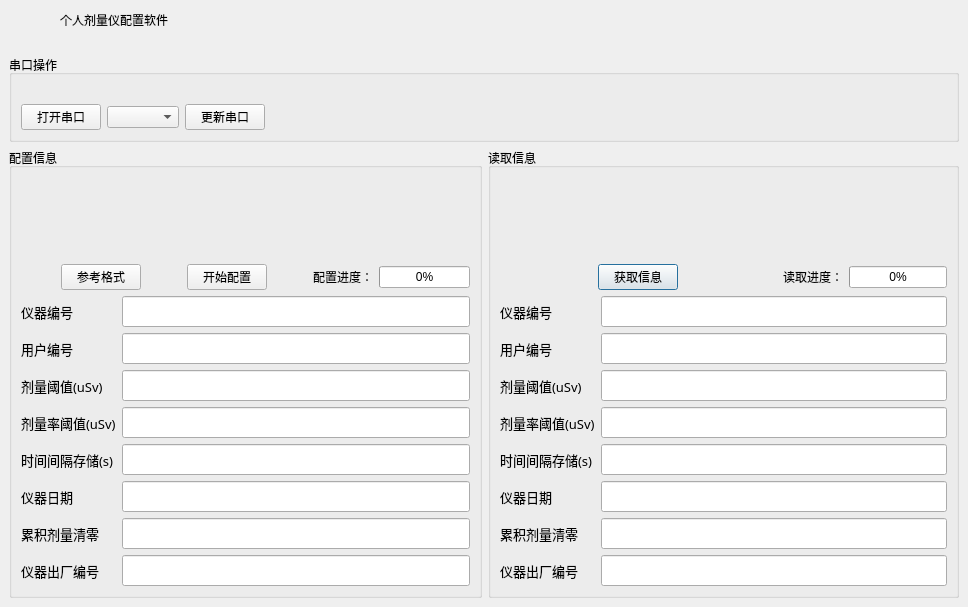
<?xml version="1.0" encoding="UTF-8"?>
<ui version="4.0">
 <class>Dialog</class>
 <widget class="QDialog" name="Dialog">
  <property name="geometry">
   <rect>
    <x>0</x>
    <y>0</y>
    <width>968</width>
    <height>607</height>
   </rect>
  </property>
  <property name="windowTitle">
   <string>Dialog</string>
  </property>
  <layout class="QVBoxLayout" name="verticalLayout">
   <property name="leftMargin">
    <number>0</number>
   </property>
   <property name="topMargin">
    <number>0</number>
   </property>
   <property name="rightMargin">
    <number>0</number>
   </property>
   <property name="bottomMargin">
    <number>0</number>
   </property>
   <item>
    <widget class="QWidget" name="widget_title" native="true">
     <property name="enabled">
      <bool>true</bool>
     </property>
     <property name="sizePolicy">
      <sizepolicy hsizetype="Preferred" vsizetype="Fixed">
       <horstretch>0</horstretch>
       <verstretch>0</verstretch>
      </sizepolicy>
     </property>
     <property name="minimumSize">
      <size>
       <width>100</width>
       <height>33</height>
      </size>
     </property>
     <layout class="QHBoxLayout" name="horizontalLayout_3">
      <property name="spacing">
       <number>0</number>
      </property>
      <property name="leftMargin">
       <number>0</number>
      </property>
      <property name="topMargin">
       <number>0</number>
      </property>
      <property name="rightMargin">
       <number>0</number>
      </property>
      <property name="bottomMargin">
       <number>0</number>
      </property>
      <item>
       <widget class="QLabel" name="lab_Ico">
        <property name="sizePolicy">
         <sizepolicy hsizetype="Minimum" vsizetype="Preferred">
          <horstretch>0</horstretch>
          <verstretch>0</verstretch>
         </sizepolicy>
        </property>
        <property name="minimumSize">
         <size>
          <width>40</width>
          <height>40</height>
         </size>
        </property>
        <property name="text">
         <string/>
        </property>
        <property name="alignment">
         <set>Qt::AlignCenter</set>
        </property>
       </widget>
      </item>
      <item>
       <spacer name="horizontalSpacer_4">
        <property name="orientation">
         <enum>Qt::Horizontal</enum>
        </property>
        <property name="sizeType">
         <enum>QSizePolicy::Minimum</enum>
        </property>
        <property name="sizeHint" stdset="0">
         <size>
          <width>20</width>
          <height>20</height>
         </size>
        </property>
       </spacer>
      </item>
      <item>
       <widget class="QLabel" name="lab_Title">
        <property name="sizePolicy">
         <sizepolicy hsizetype="Expanding" vsizetype="Preferred">
          <horstretch>0</horstretch>
          <verstretch>0</verstretch>
         </sizepolicy>
        </property>
        <property name="styleSheet">
         <string notr="true">font: 10pt &quot;微软雅黑&quot;;</string>
        </property>
        <property name="text">
         <string>个人剂量仪配置软件</string>
        </property>
        <property name="alignment">
         <set>Qt::AlignLeading|Qt::AlignLeft|Qt::AlignVCenter</set>
        </property>
       </widget>
      </item>
      <item>
       <widget class="QPushButton" name="btnMenu_Min">
        <property name="sizePolicy">
         <sizepolicy hsizetype="Minimum" vsizetype="Expanding">
          <horstretch>0</horstretch>
          <verstretch>0</verstretch>
         </sizepolicy>
        </property>
        <property name="minimumSize">
         <size>
          <width>40</width>
          <height>40</height>
         </size>
        </property>
        <property name="cursor">
         <cursorShape>ArrowCursor</cursorShape>
        </property>
        <property name="focusPolicy">
         <enum>Qt::NoFocus</enum>
        </property>
        <property name="toolTip">
         <string>最小化</string>
        </property>
        <property name="text">
         <string/>
        </property>
        <property name="flat">
         <bool>true</bool>
        </property>
       </widget>
      </item>
      <item>
       <widget class="QPushButton" name="btnMenu_Max">
        <property name="sizePolicy">
         <sizepolicy hsizetype="Minimum" vsizetype="Expanding">
          <horstretch>0</horstretch>
          <verstretch>0</verstretch>
         </sizepolicy>
        </property>
        <property name="minimumSize">
         <size>
          <width>40</width>
          <height>40</height>
         </size>
        </property>
        <property name="cursor">
         <cursorShape>ArrowCursor</cursorShape>
        </property>
        <property name="focusPolicy">
         <enum>Qt::NoFocus</enum>
        </property>
        <property name="toolTip">
         <string>最大化</string>
        </property>
        <property name="text">
         <string/>
        </property>
        <property name="flat">
         <bool>true</bool>
        </property>
       </widget>
      </item>
      <item>
       <widget class="QPushButton" name="btnMenu_Close">
        <property name="sizePolicy">
         <sizepolicy hsizetype="Minimum" vsizetype="Expanding">
          <horstretch>0</horstretch>
          <verstretch>0</verstretch>
         </sizepolicy>
        </property>
        <property name="minimumSize">
         <size>
          <width>40</width>
          <height>40</height>
         </size>
        </property>
        <property name="cursor">
         <cursorShape>ArrowCursor</cursorShape>
        </property>
        <property name="focusPolicy">
         <enum>Qt::NoFocus</enum>
        </property>
        <property name="toolTip">
         <string>关闭</string>
        </property>
        <property name="text">
         <string/>
        </property>
        <property name="flat">
         <bool>true</bool>
        </property>
       </widget>
      </item>
     </layout>
    </widget>
   </item>
   <item>
    <layout class="QGridLayout" name="gridLayout_2">
     <property name="leftMargin">
      <number>9</number>
     </property>
     <property name="topMargin">
      <number>9</number>
     </property>
     <property name="rightMargin">
      <number>9</number>
     </property>
     <property name="bottomMargin">
      <number>9</number>
     </property>
     <item row="1" column="1">
      <widget class="QGroupBox" name="groupBox_9">
       <property name="title">
        <string>读取信息</string>
       </property>
       <layout class="QFormLayout" name="formLayout">
        <property name="fieldGrowthPolicy">
         <enum>QFormLayout::AllNonFixedFieldsGrow</enum>
        </property>
        <item row="0" column="0">
         <spacer name="verticalSpacer_2">
          <property name="orientation">
           <enum>Qt::Vertical</enum>
          </property>
          <property name="sizeHint" stdset="0">
           <size>
            <width>20</width>
            <height>20</height>
           </size>
          </property>
         </spacer>
        </item>
        <item row="1" column="0" colspan="2">
         <layout class="QHBoxLayout" name="horizontalLayout_9">
          <item>
           <spacer name="horizontalSpacer_5">
            <property name="orientation">
             <enum>Qt::Horizontal</enum>
            </property>
            <property name="sizeHint" stdset="0">
             <size>
              <width>40</width>
              <height>20</height>
             </size>
            </property>
           </spacer>
          </item>
          <item>
           <widget class="QPushButton" name="pushButton_InfReadInformation">
            <property name="text">
             <string>获取信息</string>
            </property>
           </widget>
          </item>
          <item>
           <spacer name="horizontalSpacer_6">
            <property name="orientation">
             <enum>Qt::Horizontal</enum>
            </property>
            <property name="sizeHint" stdset="0">
             <size>
              <width>40</width>
              <height>20</height>
             </size>
            </property>
           </spacer>
          </item>
          <item>
           <widget class="QLabel" name="label_10">
            <property name="text">
             <string>读取进度：</string>
            </property>
           </widget>
          </item>
          <item>
           <widget class="QProgressBar" name="progressBarInfRead">
            <property name="value">
             <number>0</number>
            </property>
           </widget>
          </item>
         </layout>
        </item>
        <item row="2" column="0">
         <widget class="QLabel" name="label_27">
          <property name="minimumSize">
           <size>
            <width>0</width>
            <height>0</height>
           </size>
          </property>
          <property name="font">
           <font>
            <family>Sans</family>
            <pointsize>10</pointsize>
            <weight>50</weight>
            <bold>false</bold>
           </font>
          </property>
          <property name="text">
           <string>仪器编号</string>
          </property>
         </widget>
        </item>
        <item row="2" column="1">
         <widget class="QLineEdit" name="lineEdit_21">
          <property name="minimumSize">
           <size>
            <width>0</width>
            <height>0</height>
           </size>
          </property>
          <property name="font">
           <font>
            <family>Arial</family>
            <pointsize>14</pointsize>
            <weight>50</weight>
            <bold>false</bold>
           </font>
          </property>
         </widget>
        </item>
        <item row="3" column="0">
         <widget class="QLabel" name="label_3">
          <property name="font">
           <font>
            <family>Sans</family>
            <pointsize>10</pointsize>
            <weight>50</weight>
            <bold>false</bold>
           </font>
          </property>
          <property name="text">
           <string>用户编号</string>
          </property>
         </widget>
        </item>
        <item row="3" column="1">
         <widget class="QLineEdit" name="lineEdit_22">
          <property name="minimumSize">
           <size>
            <width>0</width>
            <height>0</height>
           </size>
          </property>
          <property name="font">
           <font>
            <family>Arial</family>
            <pointsize>14</pointsize>
            <weight>50</weight>
            <bold>false</bold>
           </font>
          </property>
         </widget>
        </item>
        <item row="4" column="0">
         <widget class="QLabel" name="label_26">
          <property name="minimumSize">
           <size>
            <width>0</width>
            <height>0</height>
           </size>
          </property>
          <property name="font">
           <font>
            <family>Sans</family>
            <pointsize>10</pointsize>
            <weight>50</weight>
            <bold>false</bold>
           </font>
          </property>
          <property name="text">
           <string>剂量阈值(uSv)</string>
          </property>
         </widget>
        </item>
        <item row="4" column="1">
         <widget class="QLineEdit" name="lineEdit_23">
          <property name="minimumSize">
           <size>
            <width>0</width>
            <height>0</height>
           </size>
          </property>
          <property name="font">
           <font>
            <family>Arial</family>
            <pointsize>14</pointsize>
           </font>
          </property>
         </widget>
        </item>
        <item row="5" column="0">
         <widget class="QLabel" name="label_25">
          <property name="minimumSize">
           <size>
            <width>0</width>
            <height>0</height>
           </size>
          </property>
          <property name="font">
           <font>
            <family>Sans</family>
            <pointsize>10</pointsize>
            <weight>50</weight>
            <bold>false</bold>
           </font>
          </property>
          <property name="text">
           <string>剂量率阈值(uSv)</string>
          </property>
         </widget>
        </item>
        <item row="5" column="1">
         <widget class="QLineEdit" name="lineEdit_24">
          <property name="minimumSize">
           <size>
            <width>0</width>
            <height>0</height>
           </size>
          </property>
          <property name="font">
           <font>
            <family>Arial</family>
            <pointsize>14</pointsize>
            <weight>50</weight>
            <bold>false</bold>
           </font>
          </property>
         </widget>
        </item>
        <item row="6" column="0">
         <widget class="QLabel" name="label_24">
          <property name="minimumSize">
           <size>
            <width>0</width>
            <height>0</height>
           </size>
          </property>
          <property name="font">
           <font>
            <family>Sans</family>
            <pointsize>10</pointsize>
            <weight>50</weight>
            <bold>false</bold>
           </font>
          </property>
          <property name="text">
           <string>时间间隔存储(s)</string>
          </property>
         </widget>
        </item>
        <item row="6" column="1">
         <widget class="QLineEdit" name="lineEdit_25">
          <property name="minimumSize">
           <size>
            <width>0</width>
            <height>0</height>
           </size>
          </property>
          <property name="font">
           <font>
            <family>Arial</family>
            <pointsize>14</pointsize>
            <weight>50</weight>
            <bold>false</bold>
           </font>
          </property>
         </widget>
        </item>
        <item row="7" column="0">
         <widget class="QLabel" name="label_28">
          <property name="minimumSize">
           <size>
            <width>0</width>
            <height>0</height>
           </size>
          </property>
          <property name="font">
           <font>
            <family>Sans</family>
            <pointsize>10</pointsize>
            <weight>50</weight>
            <bold>false</bold>
           </font>
          </property>
          <property name="text">
           <string>仪器日期</string>
          </property>
         </widget>
        </item>
        <item row="7" column="1">
         <widget class="QLineEdit" name="lineEdit_26">
          <property name="minimumSize">
           <size>
            <width>0</width>
            <height>0</height>
           </size>
          </property>
          <property name="font">
           <font>
            <family>Arial</family>
            <pointsize>14</pointsize>
            <weight>50</weight>
            <bold>false</bold>
           </font>
          </property>
         </widget>
        </item>
        <item row="8" column="0">
         <widget class="QLabel" name="label_20">
          <property name="minimumSize">
           <size>
            <width>0</width>
            <height>0</height>
           </size>
          </property>
          <property name="font">
           <font>
            <family>Sans</family>
            <pointsize>10</pointsize>
            <weight>50</weight>
            <bold>false</bold>
           </font>
          </property>
          <property name="text">
           <string>累积剂量清零</string>
          </property>
         </widget>
        </item>
        <item row="8" column="1">
         <widget class="QLineEdit" name="lineEdit_29">
          <property name="minimumSize">
           <size>
            <width>0</width>
            <height>0</height>
           </size>
          </property>
          <property name="font">
           <font>
            <family>Arial</family>
            <pointsize>14</pointsize>
            <weight>50</weight>
            <bold>false</bold>
           </font>
          </property>
         </widget>
        </item>
        <item row="9" column="0">
         <widget class="QLabel" name="label_21">
          <property name="minimumSize">
           <size>
            <width>0</width>
            <height>0</height>
           </size>
          </property>
          <property name="font">
           <font>
            <family>Sans</family>
            <pointsize>10</pointsize>
            <weight>50</weight>
            <bold>false</bold>
           </font>
          </property>
          <property name="text">
           <string>仪器出厂编号</string>
          </property>
         </widget>
        </item>
        <item row="9" column="1">
         <widget class="QLineEdit" name="lineEdit_30">
          <property name="minimumSize">
           <size>
            <width>0</width>
            <height>0</height>
           </size>
          </property>
          <property name="font">
           <font>
            <family>Arial</family>
            <pointsize>14</pointsize>
            <weight>50</weight>
            <bold>false</bold>
           </font>
          </property>
         </widget>
        </item>
       </layout>
      </widget>
     </item>
     <item row="0" column="0" colspan="2">
      <widget class="QGroupBox" name="groupBox">
       <property name="title">
        <string>串口操作</string>
       </property>
       <layout class="QGridLayout" name="gridLayout">
        <item row="1" column="1">
         <spacer name="horizontalSpacer">
          <property name="orientation">
           <enum>Qt::Horizontal</enum>
          </property>
          <property name="sizeHint" stdset="0">
           <size>
            <width>40</width>
            <height>20</height>
           </size>
          </property>
         </spacer>
        </item>
        <item row="1" column="0">
         <layout class="QHBoxLayout" name="horizontalLayout_2">
          <item>
           <widget class="QPushButton" name="pushButton_OpenSerial">
            <property name="enabled">
             <bool>true</bool>
            </property>
            <property name="text">
             <string>打开串口</string>
            </property>
           </widget>
          </item>
          <item>
           <widget class="QComboBox" name="comboBox_ComNum"/>
          </item>
          <item>
           <widget class="QPushButton" name="pushButton_UpdateSerialShow">
            <property name="text">
             <string>更新串口</string>
            </property>
           </widget>
          </item>
         </layout>
        </item>
        <item row="0" column="0">
         <spacer name="verticalSpacer_3">
          <property name="orientation">
           <enum>Qt::Vertical</enum>
          </property>
          <property name="sizeType">
           <enum>QSizePolicy::Maximum</enum>
          </property>
          <property name="sizeHint" stdset="0">
           <size>
            <width>20</width>
            <height>20</height>
           </size>
          </property>
         </spacer>
        </item>
       </layout>
      </widget>
     </item>
     <item row="1" column="0">
      <widget class="QGroupBox" name="groupBox_7">
       <property name="title">
        <string>配置信息</string>
       </property>
       <layout class="QFormLayout" name="formLayout_2">
        <property name="fieldGrowthPolicy">
         <enum>QFormLayout::AllNonFixedFieldsGrow</enum>
        </property>
        <item row="0" column="0">
         <spacer name="verticalSpacer">
          <property name="orientation">
           <enum>Qt::Vertical</enum>
          </property>
          <property name="sizeHint" stdset="0">
           <size>
            <width>20</width>
            <height>20</height>
           </size>
          </property>
         </spacer>
        </item>
        <item row="1" column="0" colspan="2">
         <layout class="QHBoxLayout" name="horizontalLayout_8">
          <item>
           <spacer name="horizontalSpacer_2">
            <property name="orientation">
             <enum>Qt::Horizontal</enum>
            </property>
            <property name="sizeHint" stdset="0">
             <size>
              <width>40</width>
              <height>20</height>
             </size>
            </property>
           </spacer>
          </item>
          <item>
           <widget class="QPushButton" name="pushButton_Style">
            <property name="text">
             <string>参考格式</string>
            </property>
           </widget>
          </item>
          <item>
           <spacer name="horizontalSpacer_3">
            <property name="orientation">
             <enum>Qt::Horizontal</enum>
            </property>
            <property name="sizeHint" stdset="0">
             <size>
              <width>40</width>
              <height>20</height>
             </size>
            </property>
           </spacer>
          </item>
          <item>
           <widget class="QPushButton" name="pushButton_InfWriteInformation">
            <property name="text">
             <string>开始配置</string>
            </property>
           </widget>
          </item>
          <item>
           <spacer name="horizontalSpacer_7">
            <property name="orientation">
             <enum>Qt::Horizontal</enum>
            </property>
            <property name="sizeHint" stdset="0">
             <size>
              <width>40</width>
              <height>20</height>
             </size>
            </property>
           </spacer>
          </item>
          <item>
           <widget class="QLabel" name="label_9">
            <property name="text">
             <string>配置进度：</string>
            </property>
           </widget>
          </item>
          <item>
           <widget class="QProgressBar" name="progressBarInfWrite">
            <property name="value">
             <number>0</number>
            </property>
           </widget>
          </item>
         </layout>
        </item>
        <item row="2" column="0">
         <widget class="QLabel" name="label_16">
          <property name="minimumSize">
           <size>
            <width>0</width>
            <height>0</height>
           </size>
          </property>
          <property name="font">
           <font>
            <family>Sans</family>
            <pointsize>10</pointsize>
            <weight>50</weight>
            <bold>false</bold>
           </font>
          </property>
          <property name="text">
           <string>仪器编号</string>
          </property>
         </widget>
        </item>
        <item row="2" column="1">
         <widget class="QLineEdit" name="lineEdit_9">
          <property name="minimumSize">
           <size>
            <width>0</width>
            <height>0</height>
           </size>
          </property>
          <property name="font">
           <font>
            <family>Arial</family>
            <pointsize>14</pointsize>
           </font>
          </property>
         </widget>
        </item>
        <item row="3" column="0">
         <widget class="QLabel" name="label_2">
          <property name="font">
           <font>
            <family>Sans</family>
            <pointsize>10</pointsize>
            <weight>50</weight>
            <bold>false</bold>
           </font>
          </property>
          <property name="text">
           <string>用户编号</string>
          </property>
         </widget>
        </item>
        <item row="3" column="1">
         <widget class="QLineEdit" name="lineEdit_10">
          <property name="minimumSize">
           <size>
            <width>0</width>
            <height>0</height>
           </size>
          </property>
          <property name="font">
           <font>
            <family>Arial</family>
            <pointsize>14</pointsize>
            <weight>50</weight>
            <bold>false</bold>
           </font>
          </property>
         </widget>
        </item>
        <item row="4" column="0">
         <widget class="QLabel" name="label_19">
          <property name="minimumSize">
           <size>
            <width>0</width>
            <height>0</height>
           </size>
          </property>
          <property name="font">
           <font>
            <family>Sans</family>
            <pointsize>10</pointsize>
            <weight>50</weight>
            <bold>false</bold>
           </font>
          </property>
          <property name="text">
           <string>剂量阈值(uSv)</string>
          </property>
         </widget>
        </item>
        <item row="4" column="1">
         <widget class="QLineEdit" name="lineEdit_11">
          <property name="minimumSize">
           <size>
            <width>0</width>
            <height>0</height>
           </size>
          </property>
          <property name="font">
           <font>
            <family>Arial</family>
            <pointsize>14</pointsize>
            <weight>50</weight>
            <bold>false</bold>
           </font>
          </property>
         </widget>
        </item>
        <item row="5" column="0">
         <widget class="QLabel" name="label_14">
          <property name="minimumSize">
           <size>
            <width>0</width>
            <height>0</height>
           </size>
          </property>
          <property name="font">
           <font>
            <family>Sans</family>
            <pointsize>10</pointsize>
            <weight>50</weight>
            <bold>false</bold>
           </font>
          </property>
          <property name="text">
           <string>剂量率阈值(uSv)</string>
          </property>
         </widget>
        </item>
        <item row="5" column="1">
         <widget class="QLineEdit" name="lineEdit_12">
          <property name="minimumSize">
           <size>
            <width>0</width>
            <height>0</height>
           </size>
          </property>
          <property name="font">
           <font>
            <family>Arial</family>
            <pointsize>14</pointsize>
            <weight>50</weight>
            <bold>false</bold>
           </font>
          </property>
         </widget>
        </item>
        <item row="6" column="0">
         <widget class="QLabel" name="label_12">
          <property name="minimumSize">
           <size>
            <width>0</width>
            <height>0</height>
           </size>
          </property>
          <property name="font">
           <font>
            <family>Sans</family>
            <pointsize>10</pointsize>
            <weight>50</weight>
            <bold>false</bold>
           </font>
          </property>
          <property name="text">
           <string>时间间隔存储(s)</string>
          </property>
         </widget>
        </item>
        <item row="6" column="1">
         <widget class="QLineEdit" name="lineEdit_13">
          <property name="minimumSize">
           <size>
            <width>0</width>
            <height>0</height>
           </size>
          </property>
          <property name="font">
           <font>
            <family>Arial</family>
            <pointsize>14</pointsize>
            <weight>50</weight>
            <bold>false</bold>
           </font>
          </property>
         </widget>
        </item>
        <item row="7" column="0">
         <widget class="QLabel" name="label_18">
          <property name="minimumSize">
           <size>
            <width>0</width>
            <height>0</height>
           </size>
          </property>
          <property name="font">
           <font>
            <family>Sans</family>
            <pointsize>10</pointsize>
            <weight>50</weight>
            <bold>false</bold>
           </font>
          </property>
          <property name="text">
           <string>仪器日期</string>
          </property>
         </widget>
        </item>
        <item row="7" column="1">
         <widget class="QLineEdit" name="lineEdit_14">
          <property name="minimumSize">
           <size>
            <width>0</width>
            <height>0</height>
           </size>
          </property>
          <property name="font">
           <font>
            <family>Arial</family>
            <pointsize>14</pointsize>
            <weight>50</weight>
            <bold>false</bold>
           </font>
          </property>
         </widget>
        </item>
        <item row="8" column="0">
         <widget class="QLabel" name="label_15">
          <property name="minimumSize">
           <size>
            <width>0</width>
            <height>0</height>
           </size>
          </property>
          <property name="font">
           <font>
            <family>Sans</family>
            <pointsize>10</pointsize>
            <weight>50</weight>
            <bold>false</bold>
           </font>
          </property>
          <property name="text">
           <string>累积剂量清零</string>
          </property>
         </widget>
        </item>
        <item row="8" column="1">
         <widget class="QLineEdit" name="lineEdit_17">
          <property name="minimumSize">
           <size>
            <width>0</width>
            <height>0</height>
           </size>
          </property>
          <property name="font">
           <font>
            <family>Arial</family>
            <pointsize>14</pointsize>
            <weight>50</weight>
            <bold>false</bold>
           </font>
          </property>
         </widget>
        </item>
        <item row="9" column="0">
         <widget class="QLabel" name="label_17">
          <property name="minimumSize">
           <size>
            <width>0</width>
            <height>0</height>
           </size>
          </property>
          <property name="font">
           <font>
            <family>Sans</family>
            <pointsize>10</pointsize>
            <weight>50</weight>
            <bold>false</bold>
           </font>
          </property>
          <property name="text">
           <string>仪器出厂编号</string>
          </property>
         </widget>
        </item>
        <item row="9" column="1">
         <widget class="QLineEdit" name="lineEdit_18">
          <property name="minimumSize">
           <size>
            <width>0</width>
            <height>0</height>
           </size>
          </property>
          <property name="font">
           <font>
            <family>Arial</family>
            <pointsize>14</pointsize>
            <weight>50</weight>
            <bold>false</bold>
           </font>
          </property>
         </widget>
        </item>
       </layout>
      </widget>
     </item>
    </layout>
   </item>
  </layout>
 </widget>
 <resources/>
 <connections/>
</ui>
